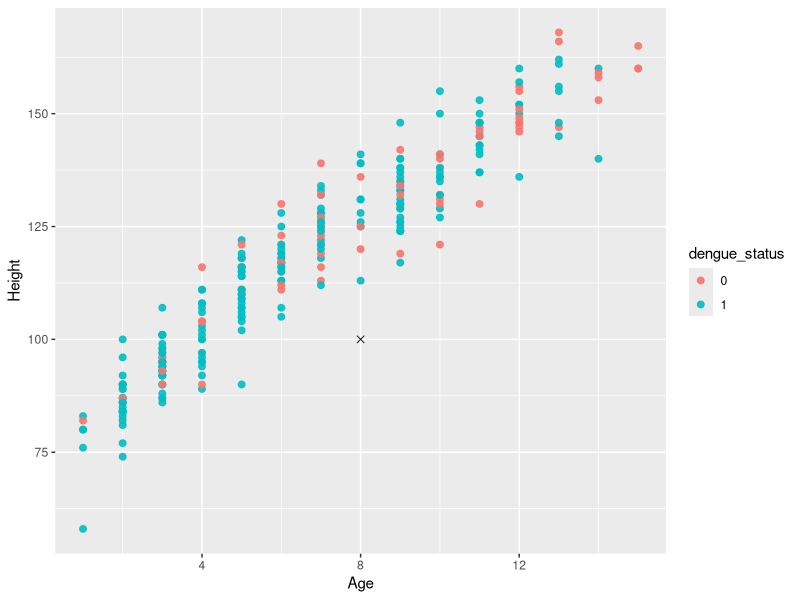
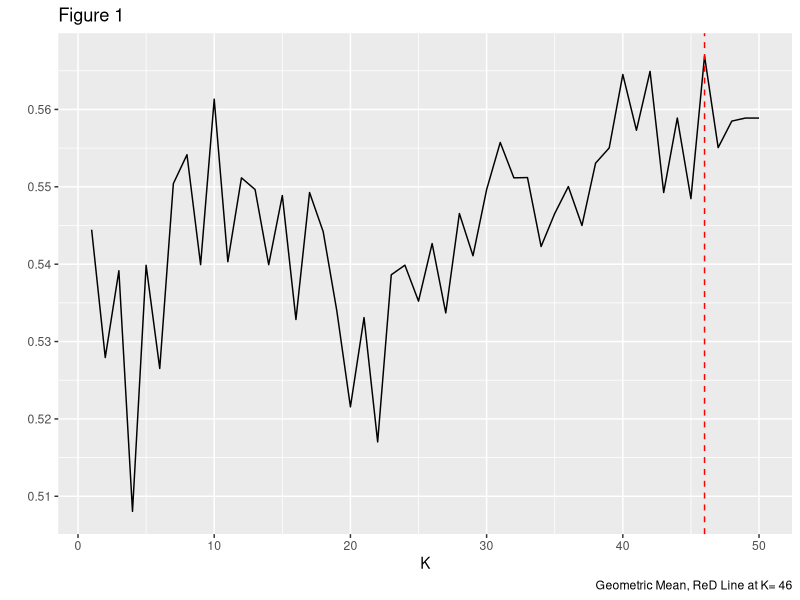
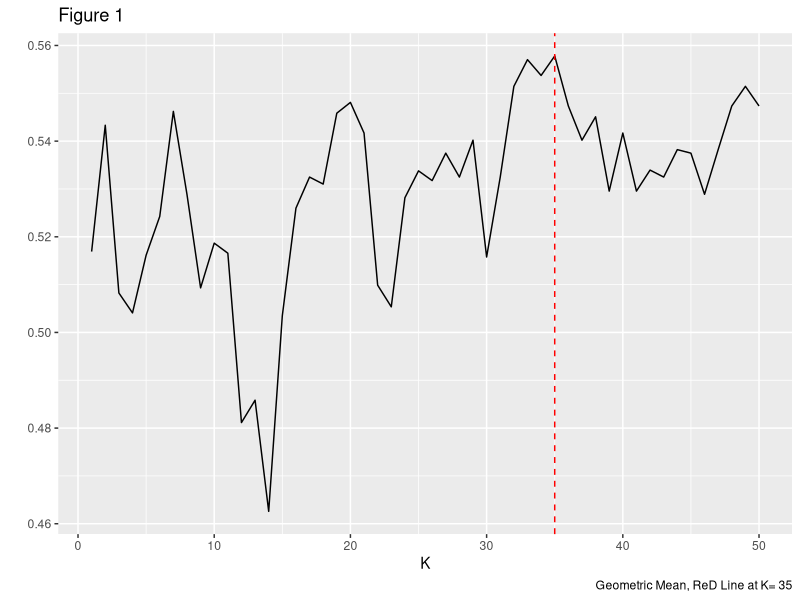
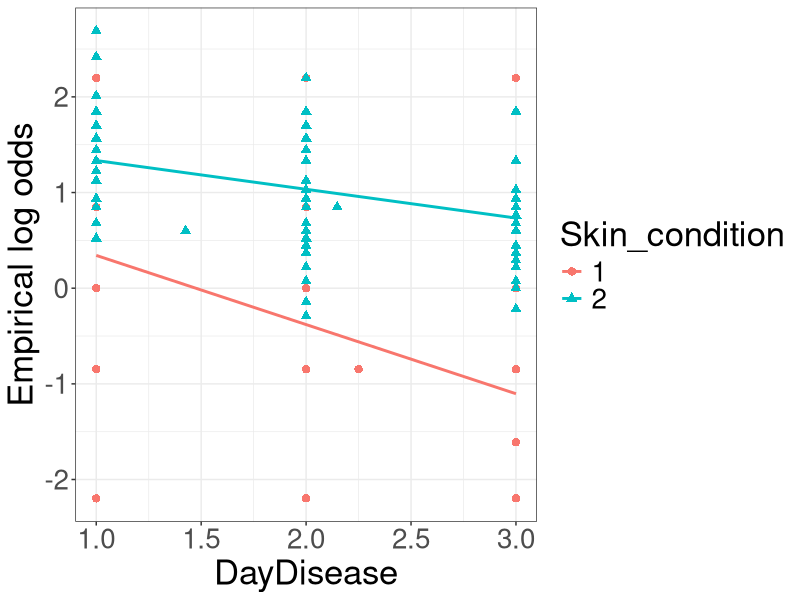
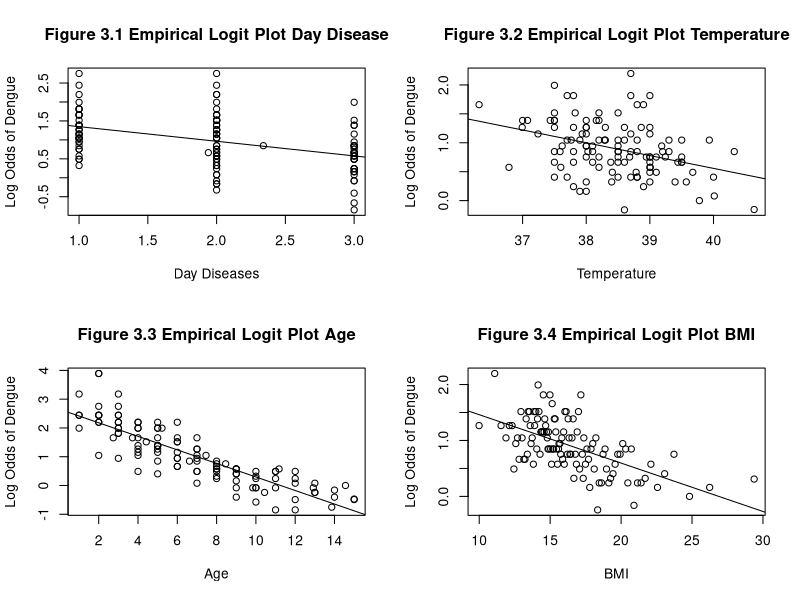

Generate these figures, in order, with R:
## ---- chunk 1
library(ggplot2)
library(broom)
library(gridExtra)
library(dplyr)
library(class)
library(tidyverse)
library(gridExtra)
## ---- chunk 2
knitr::opts_chunk$set(echo = TRUE)
## ---- chunk 3
dengue<-read.csv("dengueData.csv")
## ---- chunk 4
sum(is.na(dengue))
na.omit(dengue)
## ---- chunk 5
glimpse(dengue)
## ---- chunk 6
knnDemo<-data.frame("dengue_status"= dengue$Y,"Age"= dengue$Age, "Height"= dengue$Height)
## ---- chunk 7
numb<-nrow(knnDemo)
set.seed(363663)
DemoSubsetRow<-sample(1:numb,numb*0.05,replace = FALSE)
SetForDemo<-knnDemo[DemoSubsetRow,]  
## ---- chunk 8
example_data<-data.frame("Age"= rep(NA,1),"Height"=rep(NA,1))
example_data$Age[1]<-8
example_data$Height[1]<-100

SetForDemo<-SetForDemo%>%
  mutate(dengue_status=as.character(dengue_status))
#demoTest<-example_data%>%
 # mutate(dengue_status_test=as.character(dengue_status))
ggplot()+
  geom_point(data = SetForDemo,aes(x=Age,y=Height,col=dengue_status),size=2,alpha=0.9,shape=19)+
  geom_point(data =example_data,aes(x=Age,y=Height),size=2,alpha=0.9,shape=4)
  
  
## ---- chunk 9
knnActual<-dengue
knnActual<-knnActual%>%
  mutate(Flush=as.character(Flush),
        Hepatomegaly=as.character(Hepatomegaly),
        Rash=as.character(Rash))

## ---- chunk 10
q<-nrow(dengue)
set.seed(363663)
manually_select<-sample(1:q,q*0.8,replace = "FALSE")
manual_train<-dengue[manually_select,]
manual_test<-dengue[-manually_select,]
storage8020<-data.frame("Predictions" = rep(NA,1146))
#Find rows with positive and negative result
    true1_split<-which(manual_test$Y == 1)
    true0_split<-which(manual_test$Y == 0)
    
#Compute the amount of rows corresponding to each result
    ntrue1_split<-length(true1_split)
    ntrue0_split<-length(true0_split)
    
storage_split<-data.frame("K"= rep(NA,50),"GeoMean"= rep(NA,50))

for(t in 1:50){
  storage_split$K[t]<-t
  k_preds_split<-knn(manual_train[,c(2,3,8,9)],manual_test[,c(2,3,8,9)],k=t,cl=manual_train$Y)
  storage8020$Predictions<-as.numeric(as.character(k_preds_split))
  
  
  
  sensitivity_split<-sum(k_preds_split[true1_split] == 1)/ntrue1_split
  #print(sensitivity_split)
  specificity_split<-sum(k_preds_split[true0_split] == 0)/ntrue0_split
  #print(specificity_split)
  storage_split$GeoMean[t]<-sqrt(sensitivity_split*specificity_split)
  #print(storage_split$GeoMean)
}
knitr::kable(table(storage8020$Predictions, manual_test$Y), caption= "Table 1: Confusion Matrix(80% Training & 20% Testing ) ", col = c("Not Dengue", "Dengue"))
## ---- chunk 11
#Create plot to find the best k for KNN 
knnSplit<-ggplot(storage_split,aes(K,GeoMean))+
  geom_line()+
  labs(caption = paste("Geometric Mean, ReD Line at K=", which.max(storage_split$GeoMean)),title = "Figure 1",y = " ")+
  geom_vline(xintercept = which.max(storage_split$GeoMean),lty = 2,col="red")
knnSplit
## ---- chunk 12
n<-nrow(knnActual)
nk<-50
storage<-data.frame("K"=rep(NA,nk),
                    "Sensitivity" = rep(NA,nk),
                    "Specificity" = rep(NA,nk),
                    "GeoMean" = rep(NA,nk))

#Creating pools and set fold for K fold CV
set.seed(363663)
pool<-rep(1:10,573)

fold<-sample(pool,5726,replace = FALSE)

#Outer loop for incrementing k 
for(k in 1:nk){
  storage$K[k]<-k
  
  storage_inner<-data.frame("YHat" = rep(NA,n))
  #Inner loop for 10 fold cv
  for(i in 1:10){
    #Find data in each fold
    infold<-which(fold == i)
    
    #Create training and testing sets
    Train_Dengue<-knnActual[-infold,]
    Test_Dengue<-knnActual[infold,]
    
    #Run Knn
    k_preds<-knn(Train_Dengue[,c(2,3,8,9)],Test_Dengue[,c(2,3,8,9)],k=k,cl=Train_Dengue$Y)
    
    #store results
    storage_inner$YHat[infold]<-as.numeric(as.character(k_preds))
    
    #Find rows with positive and negative result
    true1<-which(Test_Dengue$Y == 1)
    true0<-which(Test_Dengue$Y == 0)
    
    #Compute the amount of rows corresponding to each result
    ntrue1<-length(true1)
    ntrue0<-length(true0)
    #Compute sensitivity and specificity, as well as GeoMean for determining the best value for k

    sensitivity<-sum(k_preds[true1] == 1)/ntrue1
    storage$Sensitivity[k]<-sensitivity
    specificity<-sum(k_preds[true0] == 0)/ntrue0
    storage$Specificity[k]<-specificity
    storage$GeoMean[k]<-sqrt(sensitivity*specificity)
    
  }
  
}

## ---- chunk 13
#Create plot to find the best k for KNN 
knnActualPlot<-ggplot(storage,aes(K,GeoMean))+
  geom_line()+
  labs(caption = paste("Geometric Mean, ReD Line at K=", which.max(storage$GeoMean)),title = "Figure 1",y = " ")+
  geom_vline(xintercept = which.max(storage$GeoMean),lty = 2,col="red")
knnActualPlot
## ---- chunk 14
set.seed(363663)
#create storage for prediction result
storage_inner_trial<-data.frame("pred"=rep(NA,5726))
#run 10 fold knn with best k value = 35
 for(i in 1:10){
   
   #Find data in each fold
    infold<-which(fold == i)
    
    #Creating Training and testing set
    Train_Dengue<-knnActual[-infold,]
    Test_Dengue<-knnActual[infold,]
    #Run knn
    k_preds_best<-knn(Train_Dengue[,c(2,3,8,9)],Test_Dengue[,c(2,3,8,9)],k=35,cl=Train_Dengue$Y)
    #store result
    storage_inner_trial$pred[infold]<-as.numeric(as.character(k_preds))
    
    
 }
#Compute sensitivity and specificity,formating them
sensitivity2<-sum(k_preds[true1] == 1)/ntrue1
knitr::kable(sensitivity)
specificity2<-sum(k_preds[true0] == 0)/ntrue0

#Create confusion Matrix for the prediction with full dengue set

knitr::kable(table(storage_inner_trial$pred, dengue$Y), caption= "Table 2: Confusion Matrix of Predicting Dengue Status (10 Fold CV & KNN with K = 35)  ", col = c("Not Dengue", "Dengue"))  
## ---- chunk 15
logodds_plot <- function(data, num_bins, bin_method,
                         x, y, grouping = NULL, reg_formula = y ~ x){
  
  if(is.null(grouping)){
    dat <- data.frame(x = data[,x], 
                      y = data[,y],
                      group = 1)
  } else {
    dat <- data.frame(x = data[,x], 
                      y = data[,y],
                      group = data[,grouping])
  }
  
  if(bin_method == "equal_size"){
    logodds_table <- dat %>%
      drop_na() %>%
      arrange(group, x) %>%
      group_by(group) %>%
      mutate(obs = y,
             bin = rep(1:num_bins,
                       each=ceiling(n()/num_bins))[1:n()]) %>%
      group_by(bin, group) %>%
      summarize(mean_x = mean(x),
                prop = mean(c(obs, 0.5)),
                num_obs = n()) %>%
      ungroup() %>%
      mutate(logodds = log(prop/(1 - prop)))
  } else {
    logodds_table <- dat %>%
      drop_na() %>%
      group_by(group) %>%
      mutate(obs = y,
             bin = cut(x, 
                       breaks = num_bins,
                       labels = F)) %>%
      group_by(bin, group) %>%
      summarize(mean_x = mean(x),
                prop = mean(c(obs, 0.5)),
                num_obs = n()) %>%
      ungroup() %>%
      mutate(logodds = log(prop/(1 - prop)))
  }
  
  if(is.null(grouping)){
    logodds_table %>%
      ggplot(aes(x = mean_x,
                 y = logodds)) +
      geom_point(size=2.5) +
      geom_smooth(se=F, method="lm", formula = reg_formula) +
      theme_bw() +
      labs(x = x,
           y = "Empirical log odds") +
      theme(text = element_text(size=25))
  } else {
    logodds_table %>%
      ggplot(aes(x = mean_x,
                 y = logodds,
                 color = group,
                 shape = group)) +
      geom_point(size=2.5) +
      geom_smooth(se=F, method="lm", formula = reg_formula) +
      theme_bw() +
      labs(x = x,
           y = "Empirical log odds",
           color = grouping,
           shape = grouping) +
      theme(text = element_text(size=25))
  }
  
}
## ---- chunk 16
emplogitPlot <- function(x, y, binsize = NULL, ci = FALSE, probit = FALSE,
prob = FALSE, main = NULL, xlab = "", ylab = "", lowess.in = FALSE){
  
  if(class(y) =="character"){
   y <- as.numeric(as.factor(y))-1
   }
  
  if (length(x) != length(y))
    stop("x and y lengths differ")
  if (any(y < 0 | y > 1))
    stop("y not between 0 and 1")
  if (length(x) < 100 & is.null(binsize))
    stop("Less than 100 observations: specify binsize manually")
  
  if (is.null(binsize)) binsize = min(round(length(x)/10), 50)
  
  if (probit){
    link = qnorm
    if (is.null(main)) main = "Empirical probits"
  } else {
    link = function(x) log(x/(1-x))
    if (is.null(main)) main = "Empirical logits"
  }
  
  sort = order(x)
  x = x[sort]
  y = y[sort]
  a = seq(1, length(x), by=binsize)
  b = c(a[-1] - 1, length(x))
  
  prob = xmean = ns = rep(0, length(a)) # ns is for CIs
  for (i in 1:length(a)){
    range = (a[i]):(b[i])
    prob[i] = mean(y[range])
    xmean[i] = mean(x[range])
    ns[i] = b[i] - a[i] + 1 # for CI 
  }
  
  extreme = (prob == 1 | prob == 0)
  prob[prob == 0] = min(prob[!extreme])
  prob[prob == 1] = max(prob[!extreme])
  
  g = link(prob) # logits (or probits if probit == TRUE)
  
  linear.fit = lm(g[!extreme] ~ xmean[!extreme])
  b0 = linear.fit$coef[1]
  b1 = linear.fit$coef[2]
  
  loess.fit = loess(g[!extreme] ~ xmean[!extreme])
  
  plot(xmean, g, main=main, xlab=xlab, ylab=ylab)
  abline(b0,b1)
  if(lowess.in ==TRUE){
  lines(loess.fit$x, loess.fit$fitted, lwd=2, lty=2)
  }
}
## ---- chunk 17
dengue%>%
  mutate(DayDisease=dengue$DayDisease,
         Skin_condition=as.factor(dengue$Skin))%>%
  logodds_plot(100, "equal_size", x = "DayDisease", y = "Y",reg_formula = y ~ x, grouping = "Skin_condition")

## ---- chunk 18
#Create a data set dedicated for checking condition and EDA
dengueForCheck<-dengue

## ---- chunk 19
#Display 4 graphs together
par(mfrow=c(2,2))

#Checking linear relationship between log odds that Y=1 and four numeric Xi
logit_DayDisease<-emplogitPlot(x=dengueForCheck$DayDisease,y=dengueForCheck$Y,xlab = "Day Diseases",ylab = "Log Odds of Dengue",main = "Figure 3.1 Empirical Logit Plot Day Disease")

logit_Temp<-emplogitPlot(x=dengueForCheck$Temp,y=dengueForCheck$Y,xlab = "Temperature",ylab = "Log Odds of Dengue",main = "Figure 3.2 Empirical Logit Plot Temperature")

logit_Age<-emplogitPlot(x=dengueForCheck$Age,y=dengueForCheck$Y,xlab = "Age",ylab = "Log Odds of Dengue",main = "Figure 3.3 Empirical Logit Plot Age")

logit_BMI<-emplogitPlot(x=dengueForCheck$BMI,y=dengueForCheck$Y,xlab = "BMI",ylab = "Log Odds of Dengue",main = "Figure 3.4 Empirical Logit Plot BMI")

## ---- chunk 20
correlation<-cor(dengueForCheck[,c(2,8:11)])
correlation_tr<-round(correlation,3)
knitr::kable(correlation_tr)
## ---- chunk 21
set.seed(363663)
n<-nrow(knnActual)
storage_logistic<-data.frame("Predicted" = rep(NA,5726))

#Creating pools and set fold for K fold CV

logisticpool<-rep(1:10,573)

logisticfold<-sample(logisticpool,5726,replace = FALSE)

logisticTotal<-knnActual[,c(1,2,4,8,9,11,12,13,14,15)]

for(i in 1:10){
  inlogistic<-which(logisticfold==i)
  logisticTrain<-logisticTotal[-inlogistic,]
  logisticTest<-logisticTotal[inlogistic,]
  
  modelTrained<-glm(data=logisticTrain,family = binomial,Y~Sex+Vomiting+Temp+Age*Weight+BMI+Rash+Hepatomegaly)
  probabilities<-predict(modelTrained,newdata=logisticTest)
  predicted.Y<-ifelse(probabilities>0.5,"1","0")
  storage_logistic$Predicted[inlogistic]<-as.numeric(as.character(predicted.Y))
  
}
knitr::kable(table(storage_logistic$Predicted, knnActual$Y), caption= "Table 3: Confusion Matrix of Predicting Dengue Status (Logistic Regerssion & 10 Fold cv)  ", col = c("Not Dengue", "Dengue"))  
